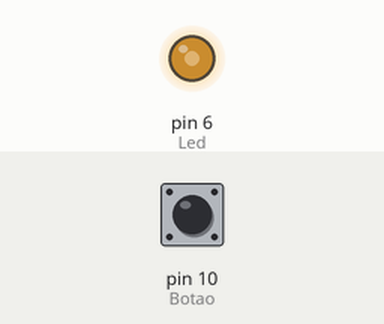
Bench run of a sketch on a simulated Arduino Uno, built with avr-gcc and run on an emulated ATmega328P. On the bench: output pins drawn as LEDs (lit = HIGH). Inputs (shaded band) come from the test bench; at power-on: pin 10 (Botao) LOW.

Above: at 1.2 s.
1.3 s: pin 10 (Botao) pulled HIGH for 1 s
At 2.25 s:
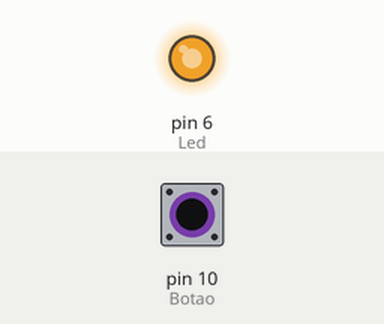
5.3 s: pin 10 (Botao) pulled HIGH for 0.15 s
At 6.8 s:
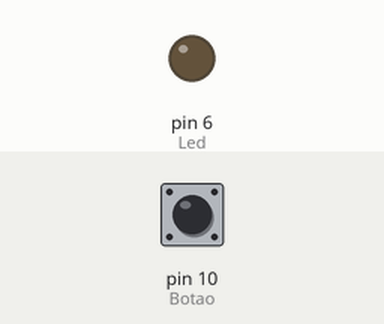
Timing chart, 0 to 8.3 s (numbered marks = the images above; inputs shaded):
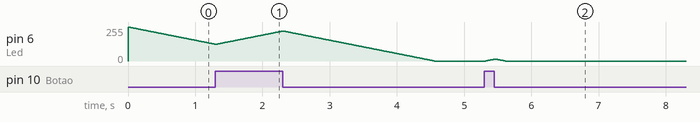

Measured:
- after the input at 5.3 s, pin 6 (Led): rises from 0/255 to 15/255 in 0.14 s, then falls to 0/255 in 0.15 s

The sketch:

project03.ino
```cpp
#define Led 6
#define Botao 10

unsigned char Contador = 255;

void setup(){
  pinMode(Led, OUTPUT);
  pinMode(Botao, INPUT);
}

void loop(){
  while(digitalRead(Botao)){
    analogWrite(Led, Contador);

    delay(10);
    if(Contador < 255) Contador++;
  }

  analogWrite(Led, Contador);

  delay(10);
  if(Contador > 0) Contador--;
}
```
